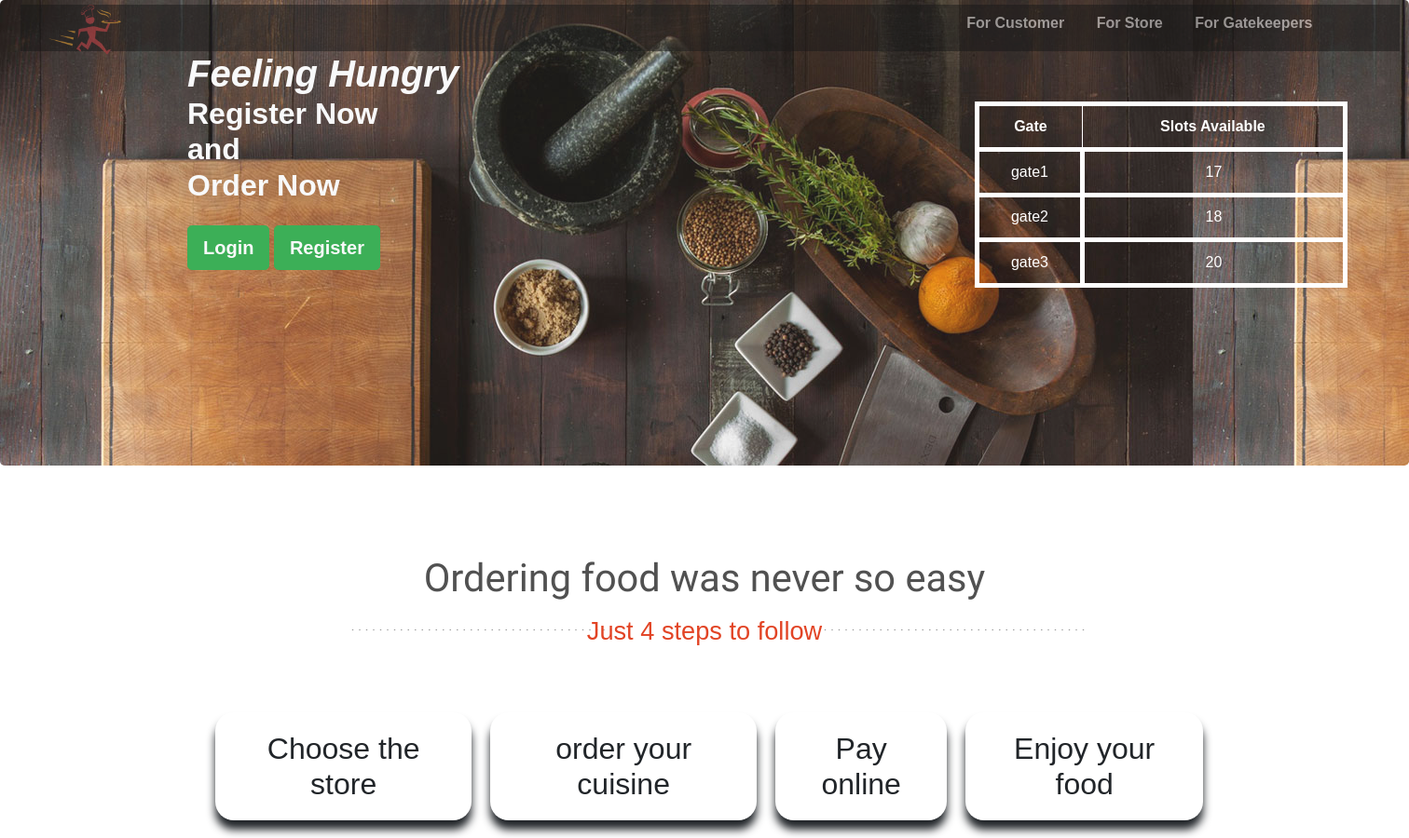
Page /food/ (upper part) on the earlier database version.
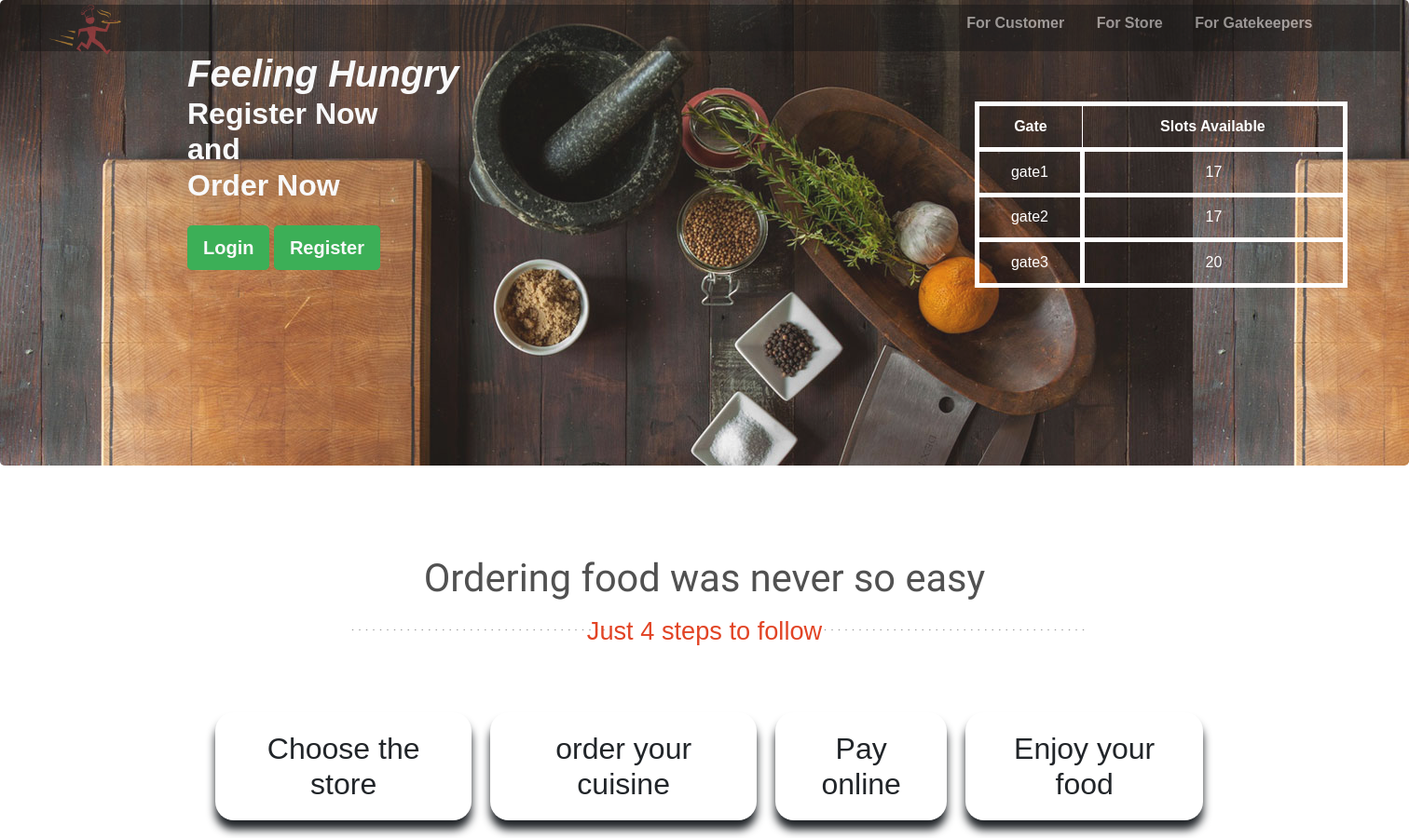
Same page on the later database version.
### parking/models.py (models this page shows)
class parking_slots(models.Model):
    user 		= models.OneToOneField(settings.AUTH_USER_MODEL,on_delete=models.CASCADE,verbose_name='Gate')
    Total_Slots = models.IntegerField(null=False,default=20,verbose_name='Total slots')
    parked       =models.IntegerField(null=False,default=0,verbose_name='Parked slots')
    class Meta:
        verbose_name="Parking Slots- Statu"

### start/models.py (models this page shows)
class User(AbstractUser):
    is_customer=models.BooleanField(default=False)
    is_gate=models.BooleanField(default=False)
    is_cctv=models.BooleanField(default=False)
    is_restaurant=models.BooleanField(default=False)
    class Meta:
        verbose_name="All User"

### webapp/views.py (the view)
# urls.py: path('',v.homelogin,name='index'),
def index(request):
	slots=parking_slots.objects.all()
	return render(request,'webapp/index.html',{'slots':slots})

### webapp/templates/webapp/index.html (shortened to what this page needs)
<!DOCTYPE html>
<html>
<head>
   {% load static %}
   {% load mathfilters %}
  <link rel="stylesheet" type="text/css" href="{% static 'webapp/css/bootstrap.min.css'%}">
  <link href="/static/webapp/css/style.css" rel="stylesheet" type="text/css" media="all" />
  <link rel='stylesheet' href='https://maxcdn.bootstrapcdn.com/font-awesome/4.5.0/css/font-awesome.min.css' >
  <link href="static/webapp/css/animate.css" rel='stylesheet' type='text-center/css' />
</head>
<body>
<div class="jumbotron big-banner" style="height: 500px; width: 100%; padding-top:100px;" >
  <div class="navn">
    <a class="mx-auto" href="#">
      <img  src="/static/webapp/images/logo.png"  alt="Home" class="imgnew">
  </a>
    <ul>
      <li><a class="" href="{% url 'food:restuarant'%}">&nbsp; <strong>For Customer</strong> </a></li>
      <li><a class="" href="{% url 'food:rlogin'%}"> &nbsp;<strong>For Store</strong> </a></li>
      <li><a class="" href="{% url 'home:staff'%}"> &nbsp;<strong>For Gatekeepers</strong> </a></li>
    </ul>
  </div>
	<div class="container">
		<div class="row">
			<div class="col">
				<div class="col4 text-light ">
					<h1 style="font-style:italic; font-family:sans-serif; "><strong>Feeling Hungry</strong></h1>
					<h2><strong>Register Now<br/>and<br/>Order Now</strong></h2>
				</div>
			<br>
      <button type="button" class="btn btn-success btn-lg"><strong><a href="{% url 'food:login'%}" class="text-light">Login</a></strong></button>
      <button type="button" class="btn btn-success btn-lg"><strong><a href="{% url 'food:register'%}" class="text-light">Register</a></strong></button>
			</div>
        <div class="col">
           <div class="col4ext-light">
              <table>
                <tr>
                  <th>Gate</th>
                  <th>Slots Available</th>
                </tr>
                {% if slots %}
                {% for i in slots %}
              <tr>
                {% with x=i.Total_Slots %}
                {% with y=i.parked %}
                <td>{{i.user.username}}</td>
                <td>{{x|sub:y}}</td>
             {% endwith %}
             {% endwith %}
              </tr>
             {% endfor %}
             {% endif %}
            </table>
      </div>
      </div>
    </div>
	</div>
</div>
<div class="content">
		<div class="ordering-section" id="Order">
			<div class="container">
				<div class="ordering-section-head text-center wow bounceInRight" data-wow-delay="0.4s">
					<h3>Ordering food was never so easy</h3>
					<div class="dotted-line">
						<h4>Just 4 steps to follow </h4>
					</div>
				</div>
				<div class="steps">
          <div class="ordersteps">
            <div class="order1">
              <h2>Choose the store</h2>
            </div>
            <div class="order1">
              <h2>order your cuisine</h2>
            </div>
            <div class="order1">
              <h2>Pay online</h2>
            </div>
            <div class="order1">
              <h2>Enjoy your food</h2>
            </div>
          </div>
        </div>
			</div>
		</div>
		</div>
</body>
</html>

Differences in the rows shown:
changed parking_slots "gate2": Total_Slots|sub "18" → "17"
